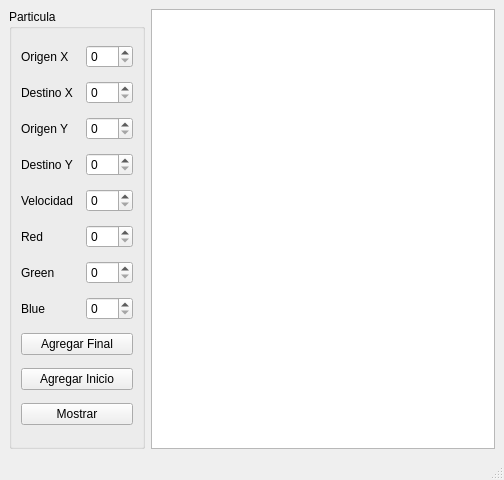
<?xml version="1.0" encoding="UTF-8"?>
<ui version="4.0">
 <class>MainWindow</class>
 <widget class="QMainWindow" name="MainWindow">
  <property name="geometry">
   <rect>
    <x>0</x>
    <y>0</y>
    <width>504</width>
    <height>480</height>
   </rect>
  </property>
  <property name="windowTitle">
   <string>MainWindow</string>
  </property>
  <widget class="QWidget" name="centralwidget">
   <layout class="QGridLayout" name="gridLayout_2">
    <item row="0" column="0">
     <widget class="QGroupBox" name="groupBox">
      <property name="title">
       <string>Particula</string>
      </property>
      <layout class="QGridLayout" name="gridLayout">
       <item row="8" column="0" colspan="3">
        <widget class="QPushButton" name="agregarFinal_pushButton">
         <property name="text">
          <string>Agregar Final</string>
         </property>
        </widget>
       </item>
       <item row="3" column="0">
        <widget class="QLabel" name="label_2">
         <property name="text">
          <string>Destino Y</string>
         </property>
        </widget>
       </item>
       <item row="5" column="2">
        <widget class="QSpinBox" name="red_spinBox">
         <property name="maximum">
          <number>255</number>
         </property>
        </widget>
       </item>
       <item row="6" column="0">
        <widget class="QLabel" name="label_5">
         <property name="text">
          <string>Green</string>
         </property>
        </widget>
       </item>
       <item row="1" column="2">
        <widget class="QSpinBox" name="destinoX_spinBox">
         <property name="maximum">
          <number>500</number>
         </property>
        </widget>
       </item>
       <item row="1" column="0">
        <widget class="QLabel" name="label">
         <property name="text">
          <string>Destino X</string>
         </property>
        </widget>
       </item>
       <item row="4" column="0">
        <widget class="QLabel" name="label_3">
         <property name="text">
          <string>Velocidad</string>
         </property>
        </widget>
       </item>
       <item row="3" column="2">
        <widget class="QSpinBox" name="destinoY_spinBox">
         <property name="maximum">
          <number>500</number>
         </property>
        </widget>
       </item>
       <item row="10" column="0" colspan="3">
        <widget class="QPushButton" name="mostrar_pushButton">
         <property name="text">
          <string>Mostrar</string>
         </property>
        </widget>
       </item>
       <item row="9" column="0" colspan="3">
        <widget class="QPushButton" name="agregarInicio_pushButton">
         <property name="text">
          <string>Agregar Inicio</string>
         </property>
        </widget>
       </item>
       <item row="5" column="0">
        <widget class="QLabel" name="label_4">
         <property name="text">
          <string>Red</string>
         </property>
        </widget>
       </item>
       <item row="4" column="2">
        <widget class="QSpinBox" name="velocidad_spinBox">
         <property name="maximum">
          <number>300</number>
         </property>
        </widget>
       </item>
       <item row="7" column="0">
        <widget class="QLabel" name="label_6">
         <property name="text">
          <string>Blue</string>
         </property>
        </widget>
       </item>
       <item row="0" column="2">
        <widget class="QSpinBox" name="origenX_spinBox"/>
       </item>
       <item row="7" column="2">
        <widget class="QSpinBox" name="blue_spinBox">
         <property name="maximum">
          <number>255</number>
         </property>
        </widget>
       </item>
       <item row="6" column="2">
        <widget class="QSpinBox" name="green_spinBox">
         <property name="maximum">
          <number>255</number>
         </property>
        </widget>
       </item>
       <item row="2" column="2">
        <widget class="QSpinBox" name="origenY_spinBox"/>
       </item>
       <item row="0" column="0">
        <widget class="QLabel" name="label_7">
         <property name="text">
          <string>Origen X</string>
         </property>
        </widget>
       </item>
       <item row="2" column="0">
        <widget class="QLabel" name="label_8">
         <property name="text">
          <string>Origen Y</string>
         </property>
        </widget>
       </item>
      </layout>
     </widget>
    </item>
    <item row="0" column="1">
     <widget class="QPlainTextEdit" name="salida"/>
    </item>
   </layout>
  </widget>
  <widget class="QMenuBar" name="menubar">
   <property name="geometry">
    <rect>
     <x>0</x>
     <y>0</y>
     <width>504</width>
     <height>26</height>
    </rect>
   </property>
  </widget>
  <widget class="QStatusBar" name="statusbar"/>
 </widget>
 <resources/>
 <connections/>
</ui>
